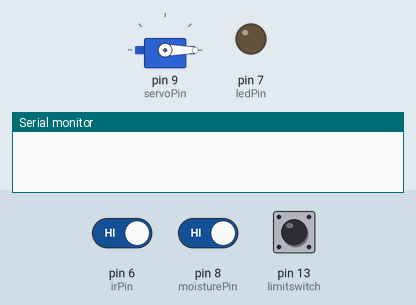
The sketch below on a simulated Arduino Uno, built with avr-gcc and run on an emulated ATmega328P. Parts: servo, output pins drawn as LEDs (lit = HIGH), the last lines printed to the serial monitor. The test bench sets the inputs (shaded band); at power-on: pin 6 (irPin) HIGH, pin 8 (moisturePin) HIGH, pin 13 (limitswitch) LOW.

Above: at 1.2 s.
1.3 s: pin 6 (irPin) driven LOW
At 3.5 s:
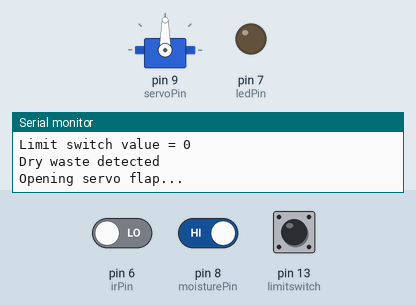
4.3 s: pin 8 (moisturePin) driven LOW
At 5.0 s:
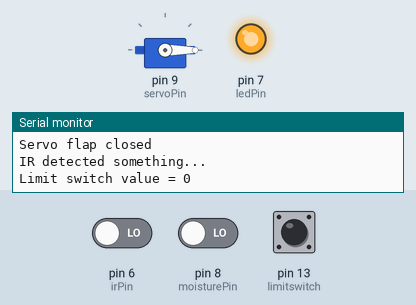
10.3 s: pin 6 (irPin) driven HIGH
At 11.1 s:
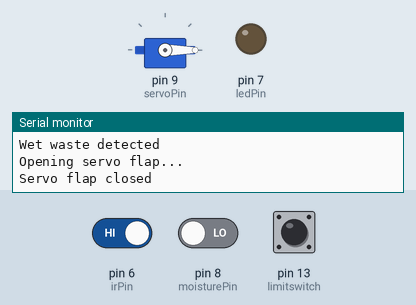
Timing chart, 0 to 13.0 s (numbered marks = the images above; inputs shaded):
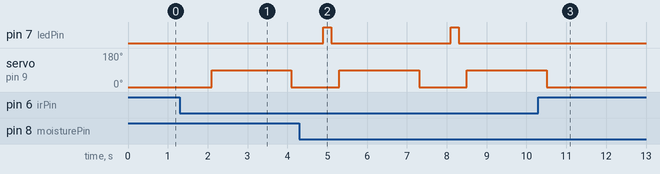

Measured:
- after the input at 1.3 s, servo on pin 9 (servoPin): 0° → 90° after 0.80 s, → 0° 2.0 s later
- after the input at 4.3 s, pin 7 (ledPin): alternates HIGH for 0.20 s and LOW for 3.0 s, starting after 0.60 s
- after the input at 10.3 s, pin 7 (ledPin): stays LOW (without the input it goes to HIGH after 1.0 s); servo on pin 9 (servoPin): goes on until 10.5 s, then stays 0°

The sketch:

BioSortX_Segregator_V1.ino
```cpp
#include <Servo.h>

int limitswitch = 13;
int state = 0;
int value;

// Moisture sensor and LED pins
int moisturePin = 8;  // Moisture sensor digital output pin
int ledPin = 7;       // LED pin
int moistureValue;

// IR sensor pin
int irPin = 6;  // IR sensor output pin
int irValue;

// Servo motor
Servo wasteServo;
int servoPin = 9;     // Servo control pin
int openAngle = 90;   // Angle to open
int closeAngle = 0;   // Angle to close

void setup() {
  Serial.begin(9600);

  pinMode(limitswitch, INPUT);
  pinMode(moisturePin, INPUT);
  pinMode(ledPin, OUTPUT);
  pinMode(irPin, INPUT);

  // Attach servo
  wasteServo.attach(servoPin);
  wasteServo.write(closeAngle);  // Keep flap closed initially
}

void loop() {
  // ---------- IR Sensor Check ----------
  irValue = digitalRead(irPin);

  if (irValue == LOW) {
    // Something detected by IR
    Serial.println("IR detected something...");
    delay(800);  // Small delay to stabilize readings

    // ---------- Limit switch check ----------
    value = digitalRead(limitswitch);
    state = value;  // Update state
    Serial.print("Limit switch value = ");
    Serial.println(state);

    bool wasteDetected = false; // flag to check if waste present

    if (state == HIGH) {
      Serial.println("Metal detected");
      wasteDetected = true;
    }

    // ---------- Moisture sensor check ----------
    moistureValue = digitalRead(moisturePin);

    if (moistureValue == LOW) {
      // Water detected -> blink LED
      digitalWrite(ledPin, HIGH);
      delay(200);
      digitalWrite(ledPin, LOW);
      delay(200);
      Serial.println("Wet waste detected");
      wasteDetected = true;
    }
    if(moistureValue == HIGH && state == LOW) {
      // No water -> turn LED off
      digitalWrite(ledPin, LOW);
      Serial.println("Dry waste detected");
      wasteDetected = true;
      }

    // ---------- Servo Action ----------
    if (wasteDetected) {
      Serial.println("Opening servo flap...");
      wasteServo.write(openAngle);  // Open flap
      delay(2000);                  // Keep open for 2 sec
      wasteServo.write(closeAngle); // Close flap
      Serial.println("Servo flap closed");
    }
  }
}
```
